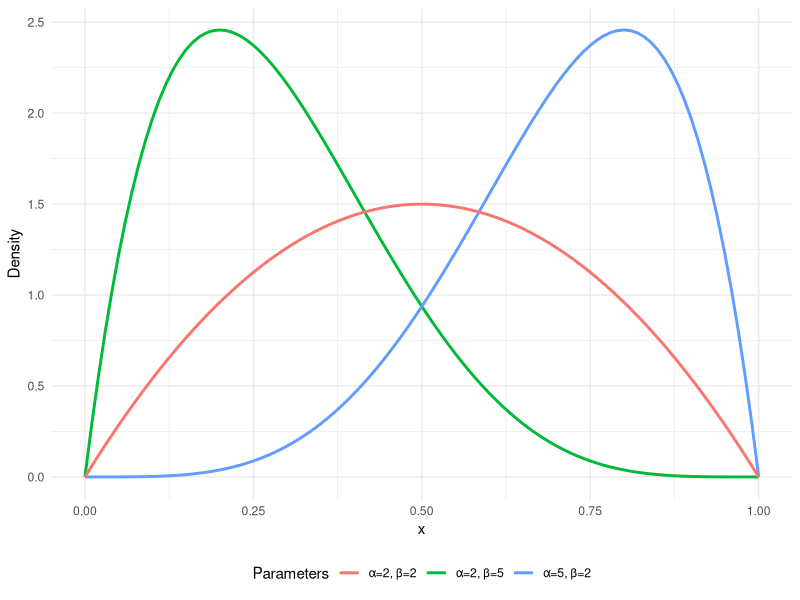

Generate this figure with R:
## ---- chunk 1
#| eval: true
#| echo: false
#| warning: false
#| fig-cap: Beta distribution.
# Packages
library(ggplot2)

# Plot
ggplot2::ggplot(data.frame(x = c(0, 1)), aes(x)) +
  ggplot2::stat_function(
    fun = dbeta, args = list(shape1 = 2, shape2 = 5),
    aes(color = "α=2, β=5"),  linewidth = 1
  ) +
  ggplot2::stat_function(
    fun = dbeta, args = list(shape1 = 5, shape2 = 2),
    aes(color = "α=5, β=2"),  linewidth = 1
  ) +
  ggplot2::stat_function(
    fun = dbeta, args = list(shape1 = 2, shape2 = 2),
    aes(color = "α=2, β=2"),  linewidth = 1
  ) +
  ggplot2::labs(color = "Parameters") +
  ggplot2::ylab("Density") +
  ggplot2::xlab("x") +
  ggplot2::theme_minimal() +
  ggplot2::theme(legend.position = "bottom")
